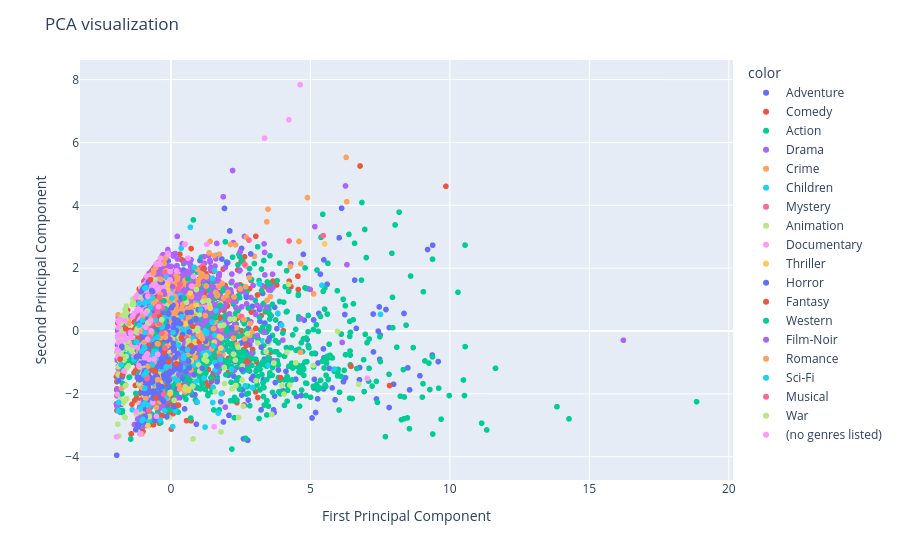

This figure's notebook cell:
### Markdown cell above
PCA

### Code cell
pca = PCA(n_components = 2)
scaler = StandardScaler()
y = df_tsne['Class']
X_pca = pca.fit_transform(X_combined)
fig_pca = px.scatter(x = X_pca[:,0], y =X_pca[:,1], color = y)
fig_pca.update_layout(
    title="PCA visualization",
    xaxis_title="First Principal Component",
    yaxis_title="Second Principal Component",
)
fig_pca.show()

### Figure 1 — Plotly figure (JSON) as saved in the notebook; plotly's stock layout.template omitted (floating-point values rounded to 4 significant figures; data arrays with more than 128 entries replaced by an {"elided": "..."} marker saying what was removed)
{"data": [{"hovertemplate": "color=Adventure<br>x=%{x}<br>y=%{y}<extra></extra>", "legendgroup": "Adventure", "marker": {"color": "#636efa", "symbol": "circle"}, "mode": "markers", "name": "Adventure", "showlegend": true, "type": "scattergl", "x": {"elided": "653 float values"}, "xaxis": "x", "y": {"elided": "653 float values"}, "yaxis": "y"}, {"hovertemplate": "color=Comedy<br>x=%{x}<br>y=%{y}<extra></extra>", "legendgroup": "Comedy", "marker": {"color": "#EF553B", "symbol": "circle"}, "mode": "markers", "name": "Comedy", "showlegend": true, "type": "scattergl", "x": {"elided": "2779 float values"}, "xaxis": "x", "y": {"elided": "2779 float values"}, "yaxis": "y"}, {"hovertemplate": "color=Action<br>x=%{x}<br>y=%{y}<extra></extra>", "legendgroup": "Action", "marker": {"color": "#00cc96", "symbol": "circle"}, "mode": "markers", "name": "Action", "showlegend": true, "type": "scattergl", "x": {"elided": "1828 float values"}, "xaxis": "x", "y": {"elided": "1828 float values"}, "yaxis": "y"}, {"hovertemplate": "color=Drama<br>x=%{x}<br>y=%{y}<extra></extra>", "legendgroup": "Drama", "marker": {"color": "#ab63fa", "symbol": "circle"}, "mode": "markers", "name": "Drama", "showlegend": true, "type": "scattergl", "x": {"elided": "2226 float values"}, "xaxis": "x", "y": {"elided": "2226 float values"}, "yaxis": "y"}, {"hovertemplate": "color=Crime<br>x=%{x}<br>y=%{y}<extra></extra>", "legendgroup": "Crime", "marker": {"color": "#FFA15A", "symbol": "circle"}, "mode": "markers", "name": "Crime", "showlegend": true, "type": "scattergl", "x": {"elided": "537 float values"}, "xaxis": "x", "y": {"elided": "537 float values"}, "yaxis": "y"}, {"hovertemplate": "color=Children<br>x=%{x}<br>y=%{y}<extra></extra>", "legendgroup": "Children", "marker": {"color": "#19d3f3", "symbol": "circle"}, "mode": "markers", "name": "Children", "showlegend": true, "type": "scattergl", "x": {"elided": "197 float values"}, "xaxis": "x", "y": {"elided": "197 float values"}, "yaxis": "y"}, {"hovertemplate": "color=Mystery<br>x=%{x}<br>y=%{y}<extra></extra>", "legendgroup": "Mystery", "marker": {"color": "#FF6692", "symbol": "circle"}, "mode": "markers", "name": "Mystery", "showlegend": true, "type": "scattergl", "x": [4.238, 5.462, -0.1962, -0.2892, -0.6379, -0.7947, 1.144, -0.43, 0.7417, -0.5938, -0.5727, -0.4929, -0.298, -0.06654, 0.03719, -0.4477, -0.0337, 2.799, -0.7445, -0.9041, -0.6003, -0.5549, -0.4857, 2.538, -0.573, -0.2603, -0.786, -0.1162, -0.3641, 0.5501, -0.4105, -0.7566, -0.7486, -1.267, 0.3356, -0.6783, 2.061, -0.6368, -0.6508, 1.818, -0.09031, -0.7265, -0.6055, -0.7765, -1.874, -0.8132, 0.1515, 1.76], "xaxis": "x", "y": [2.864, 3.036, -0.1476, 0.4312, 0.187, 0.6349, 2.07, 0.7974, -0.546, 0.4052, 0.7357, -0.7065, 0.2445, 0.5651, -0.06082, 0.2558, -0.1143, 2.89, -0.2701, -2.175, 0.3875, -0.6674, -2.09, 0.4623, 0.2875, 0.3369, -0.7076, 0.7606, -0.4315, -0.2162, -0.5917, 0.2304, -1.084, -0.318, 1.486, 0.3297, 0.9669, 0.1747, 0.5741, 0.06698, -1.237, 0.1885, -2.29, -1.724, -0.5974, -1.217, 0.2533, -0.7986], "yaxis": "y"}, {"hovertemplate": "color=Animation<br>x=%{x}<br>y=%{y}<extra></extra>", "legendgroup": "Animation", "marker": {"color": "#B6E880", "symbol": "circle"}, "mode": "markers", "name": "Animation", "showlegend": true, "type": "scattergl", "x": {"elided": "298 float values"}, "xaxis": "x", "y": {"elided": "298 float values"}, "yaxis": "y"}, {"hovertemplate": "color=Documentary<br>x=%{x}<br>y=%{y}<extra></extra>", "legendgroup": "Documentary", "marker": {"color": "#FF97FF", "symbol": "circle"}, "mode": "markers", "name": "Documentary", "showlegend": true, "type": "scattergl", "x": {"elided": "386 float values"}, "xaxis": "x", "y": {"elided": "386 float values"}, "yaxis": "y"}, {"hovertemplate": "color=Thriller<br>x=%{x}<br>y=%{y}<extra></extra>", "legendgroup": "Thriller", "marker": {"color": "#FECB52", "symbol": "circle"}, "mode": "markers", "name": "Thriller", "showlegend": true, "type": "scattergl", "x": [0.1609, -0.475, -0.3471, -0.4397, -0.3609, 5.513, 0.05287, 0.8204, -0.7032, -0.02573, 1.778, 1.413, -0.811, -0.396, 1.138, -0.1908, -0.472, -0.4397, -0.3499, -0.7971, -1.001, -0.9241, -0.8952, 0.5361, -0.9687, -0.716, 1.793, -0.4959, -0.545, -0.3763, -0.3597, -0.3778, -0.01119, -0.6603, -0.4023, -0.6597, 0.14, -0.2386, -0.7865, -0.5568, -0.3999, 0.893, -0.07394, 0.7311, 0.635, 1.736, 0.4152, -0.6396, -0.552, -0.6283, -0.3899, -0.577, 0.1965, -0.3358, -0.8235, 1.557, 0.1636, -0.8646, -0.02472, -0.9315, -0.8383, -0.1133, -0.846, -0.6528, -0.7063, -0.4805, -0.8795, -0.8404, -0.7604, -0.4309, 0.6942, -0.8645, -0.8422, 0.2882, -0.9306, -0.8181, 0.05575, -0.2384, 0.9159, -0.9818, -0.1037, -0.8219, -0.8757, 0.3018], "xaxis": "x", "y": [-0.7827, -0.1437, -0.8274, 0.3894, -0.021, 2.772, -0.2157, -0.6549, 0.03577, -1.989, 0.8744, 0.7245, -0.07292, -1.381, -0.321, 0.5648, 0.4253, 0.00495, 0.5511, 0.6254, -0.2988, -0.4244, 0.4845, 0.231, -0.4775, 0.7325, -0.5403, 0.5461, 0.3094, -0.07181, 1.012, -1.638, -0.3867, 0.7989, -0.5751, -1.169, 0.3941, -0.1542, 0.6222, -1.557, -0.04267, -0.3644, -0.6265, -0.9508, -1.89, -0.1753, -0.1692, -1.452, 0.6644, 1.042, -0.08422, -0.1019, -0.9657, 0.1263, -3.012, -0.3553, -0.5978, -1.262, 1.021, -1.342, 0.569, 1.295, -0.3314, 0.6526, -1.576, -1.71, -0.3713, -1.688, -1.815, -1.611, 1.206, -1.262, -1.003, 0.4066, -0.7838, -1.662, -0.2788, 1.015, 0.8172, -2.314, 1.49, -0.7571, -1.276, -0.4114], "yaxis": "y"}, {"hovertemplate": "color=Horror<br>x=%{x}<br>y=%{y}<extra></extra>", "legendgroup": "Horror", "marker": {"color": "#636efa", "symbol": "circle"}, "mode": "markers", "name": "Horror", "showlegend": true, "type": "scattergl", "x": {"elided": "468 float values"}, "xaxis": "x", "y": {"elided": "468 float values"}, "yaxis": "y"}, {"hovertemplate": "color=Fantasy<br>x=%{x}<br>y=%{y}<extra></extra>", "legendgroup": "Fantasy", "marker": {"color": "#EF553B", "symbol": "circle"}, "mode": "markers", "name": "Fantasy", "showlegend": true, "type": "scattergl", "x": [-0.3831, -0.7711, 1.176, 1.746, -0.6541, 3.048, 0.7748, -0.3708, -0.5374, -0.6491, 0.1952, -0.8105, -0.5981, -0.8366, -1.819, -0.5602, -0.6292, -1.622, -0.3939, -0.3735, -0.5475, -0.8491, -0.7969, -0.5081, -0.7334, 1.021, -0.8124, -1.732, -0.7964, -1.178, 0.2739, 3.931, -0.6085, 0.3765, -0.6452, -0.2393, -0.08399, 6.456, -0.6477, 2.731, 7.838, 0.7147], "xaxis": "x", "y": [0.1855, -0.3811, 1.988, 0.4108, 0.2086, 0.083, 0.1524, 0.4907, -2.133, -0.1803, -1.046, -1.302, 0.1843, 0.05663, -0.8969, -1.281, 0.8557, 0.07288, 0.9764, -0.4012, 1.064, -0.7857, -0.3918, 0.5153, 1.631, -0.3422, -0.6879, -1.387, 0.1377, -0.2349, -2.357, -1.485, -0.5723, -0.214, 0.4346, -0.6664, -0.9833, -1.124, -1.191, -0.9654, -1.734, -0.4735], "yaxis": "y"}, {"hovertemplate": "color=Western<br>x=%{x}<br>y=%{y}<extra></extra>", "legendgroup": "Western", "marker": {"color": "#00cc96", "symbol": "circle"}, "mode": "markers", "name": "Western", "showlegend": true, "type": "scattergl", "x": [-0.2452, 1.769, -0.6185, -0.2064, -0.6209, -0.4009, 0.614, -0.4032, -0.3683, -0.2459, -0.2215, -0.5246, -0.7039, -0.8082, -0.5578, -0.86, 0.4792, -0.394, -0.2041, -1.303, 1.595, 1.863, -0.5246], "xaxis": "x", "y": [-0.4341, 0.8188, -0.6235, 0.7081, -0.004856, 0.9777, 1.657, 0.9982, 0.102, 0.9584, 0.2782, -0.1266, -0.1814, 0.6254, 0.9793, 0.6052, 1.05, 0.7404, -0.1873, -0.3631, 0.4293, 1.279, -0.5353], "yaxis": "y"}, {"hovertemplate": "color=Film-Noir<br>x=%{x}<br>y=%{y}<extra></extra>", "legendgroup": "Film-Noir", "marker": {"color": "#ab63fa", "symbol": "circle"}, "mode": "markers", "name": "Film-Noir", "showlegend": true, "type": "scattergl", "x": [-0.8139, 0.06279, -0.2304, -0.2528, -0.7676, -0.6447, -0.118, -0.6867, -0.747, -0.9927, -0.5911, -0.8167], "xaxis": "x", "y": [-0.2873, 1.412, 1.177, 1.258, 0.8141, 0.7304, -0.123, 0.8019, 0.1759, 0.442, 0.3612, 1.069], "yaxis": "y"}, {"hovertemplate": "color=Romance<br>x=%{x}<br>y=%{y}<extra></extra>", "legendgroup": "Romance", "marker": {"color": "#FFA15A", "symbol": "circle"}, "mode": "markers", "name": "Romance", "showlegend": true, "type": "scattergl", "x": [-0.6883, -0.9626, -1.016, -0.4817, -0.5238, -0.4673, -1.033, -0.4663, -0.8987, -0.3323, 2.622, 1.462, -0.6323, -0.4626, -0.02541, -0.1395, -0.1997, -0.6009, 0.3149, -0.5741, -0.3697, -0.4726, -0.6908, -0.808, -0.6188, -0.3827, -0.3716, -1.508, -0.6877, -0.366, -0.7358, -0.203, 1.133, -0.8377, -0.7313, -0.914, -1.018, -0.8193], "xaxis": "x", "y": [-0.05319, -0.3641, 0.4661, -0.4016, 0.9447, 0.7644, -0.01451, 0.2127, -2.148, -0.1213, 0.363, -0.5683, 0.9029, -0.4097, 0.9373, -0.4854, -0.197, -0.9944, -1.845, 0.8805, 0.2448, -1.549, 0.4036, 1.083, 1.849, 1.167, -0.2166, 0.2458, 1.027, 1.643, 0.3461, -0.07179, -0.2502, 0.17, -0.1093, 0.1335, -1.808, -1.117], "yaxis": "y"}, {"hovertemplate": "color=Sci-Fi<br>x=%{x}<br>y=%{y}<extra></extra>", "legendgroup": "Sci-Fi", "marker": {"color": "#19d3f3", "symbol": "circle"}, "mode": "markers", "name": "Sci-Fi", "showlegend": true, "type": "scattergl", "x": [0.6031, 1.53, 0.3851, -0.1638, -0.9549, -0.9903, -0.8714, 1.773, -0.8138, -0.5271, -0.6593, -0.8932, -0.9222, -0.9423, -0.3056, -0.9273, -0.4698, -0.9396, -1.102, -1.223, -0.8993, -0.7701, -0.7983, -0.9247, -0.7229, -0.6615, -0.6024, -0.9364, -1.873, -0.8009, -0.6542, -0.8566, -1.024, -0.7273, 0.2723, -0.5443, -0.3848, 1.066, 1.211, -1.044, -0.866, 7.512, 5.856, -0.6581, -0.4744, -0.9606, -0.9234, -0.9996, -0.2445, -1.033, -1.136, -1.133, -0.7412, -0.7971, -0.8041, 1.616, -0.6059, -0.5258, 0.03987, 3.974, -1.782, 0.07906], "xaxis": "x", "y": [-0.6043, -0.4717, 0.4549, -1.144, -0.516, -2.344, -1.293, -0.903, 0.5388, -0.6642, -0.2548, 1.372, 0.9132, -0.544, 0.1278, 1.367, 0.6102, 0.8872, -2.477, -0.3485, 0.03678, 0.5708, -2.393, -2.298, 0.3035, -1.076, -0.6679, -1.825, -2.27, 0.6086, -0.7741, 0.5422, 0.3429, 0.7623, -0.4461, 0.3351, -2.835, 0.6842, 0.01086, -0.6446, -1.46, 0.5303, -1.21, 1.052, -0.1982, -1.4, -0.04627, -2.809, 0.4214, -2.849, 0.8808, 0.1809, -0.9143, -0.2959, 0.9495, 0.6512, -0.8843, -0.8815, 1.046, 0.1877, -1.069, -0.04795], "yaxis": "y"}, {"hovertemplate": "color=Musical<br>x=%{x}<br>y=%{y}<extra></extra>", "legendgroup": "Musical", "marker": {"color": "#FF6692", "symbol": "circle"}, "mode": "markers", "name": "Musical", "showlegend": true, "type": "scattergl", "x": [-0.3061, -0.4002, -0.4185, -0.7782, 2.644, -0.7639, -0.3276, 0.2703, -0.8062, -0.2511, -0.4068, -0.4814, -0.7797, -0.8571, -0.8537, -0.59, -0.79, -0.4791, -0.2191, -0.8033, -0.679, -0.2117, -1.897], "xaxis": "x", "y": [0.7366, 1.069, 0.2375, -0.1928, 2.126, -0.213, -0.06836, 1.339, 1.137, -2.016, 0.853, 0.7818, 0.2638, 0.08837, -1.516, 0.4854, -2.523, 0.6182, 1.868, 0.2, 0.2448, -0.5405, -0.617], "yaxis": "y"}, {"hovertemplate": "color=War<br>x=%{x}<br>y=%{y}<extra></extra>", "legendgroup": "War", "marker": {"color": "#B6E880", "symbol": "circle"}, "mode": "markers", "name": "War", "showlegend": true, "type": "scattergl", "x": [-0.7881, -0.829, -0.3261, -0.8538], "xaxis": "x", "y": [0.2507, 0.2615, 0.3573, 0.6373], "yaxis": "y"}, {"hovertemplate": "color=(no genres listed)<br>x=%{x}<br>y=%{y}<extra></extra>", "legendgroup": "(no genres listed)", "marker": {"color": "#FF97FF", "symbol": "circle"}, "mode": "markers", "name": "(no genres listed)", "showlegend": true, "type": "scattergl", "x": [-1.681, 1.552, 7.042, -0.5188, -0.9438, -1.156, -0.7862, -0.7104, -0.4351, -0.5959, -1.878, -1.607, -0.4656, -0.8342, -0.4774, -1.219, -0.8937, -0.8435, -0.8769, -1.663, -1.897, -1.375, -1.869, -1.239, -1.878, -0.7246, -1.897, 4.636, -1.888, -1.925, -1.834, -0.8287, -0.8918, -0.4737], "xaxis": "x", "y": [-1.272, -3.044, -1.505, -2.714, -0.8474, -1.1, -0.9021, 0.005205, 0.7738, -0.8878, 0.311, -0.2746, -0.7425, -0.2623, 1.374, 0.6427, 0.5757, -0.7278, -0.7677, 0.3298, -0.62, 0.4566, -0.1421, -2.563, 0.311, 0.3228, -0.62, 7.837, -0.1545, -2.017, 0.3641, 1.108, 0.1235, -0.7416], "yaxis": "y"}], "layout": {"legend": {"title": {"text": "color"}, "tracegroupgap": 0}, "margin": {"t": 60}, "title": {"text": "PCA visualization"}, "xaxis": {"anchor": "y", "domain": [0, 1], "title": {"text": "First Principal Component"}}, "yaxis": {"anchor": "x", "domain": [0, 1], "title": {"text": "Second Principal Component"}}}}
